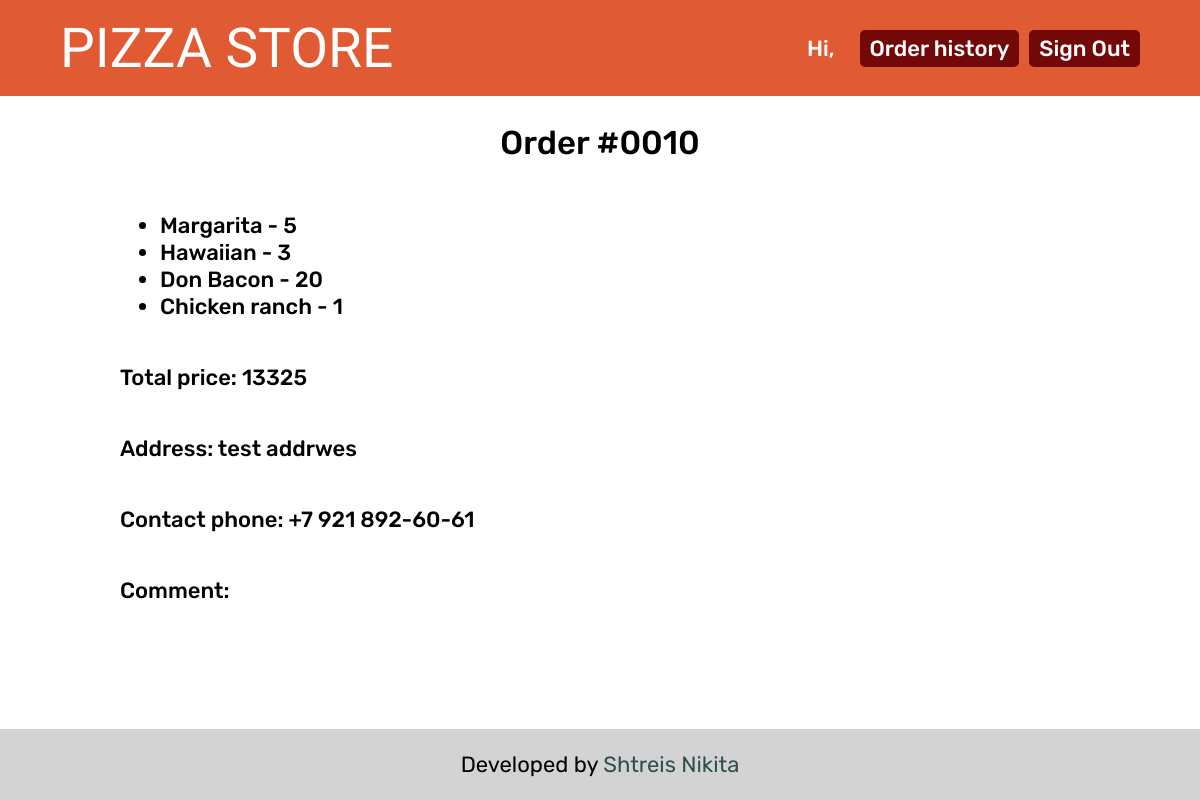
/orders/10 (signed in), run on the app's committed database.
### pizza_store_app/models.py (models this page shows, shortened)
class Order(models.Model):
    customer = models.ForeignKey(Customer, on_delete=models.CASCADE, verbose_name='Покупатель')
    date = models.DateTimeField(verbose_name='Дата', auto_now_add=True)
    address = models.TextField(verbose_name='Адрес доставки', max_length='1024')
    contact_phone = models.CharField(verbose_name='Контактный номер телефона', max_length=20)
    comment = models.TextField(verbose_name='Комментарий', max_length='1024')
    total_price = models.PositiveIntegerField(verbose_name='Итоговая цена в евро')
    class Meta:
        verbose_name = 'заказ'
        verbose_name_plural = 'заказы'

class OrderedItem(models.Model):
    order = models.ForeignKey(Order, on_delete=models.CASCADE, verbose_name='Заказ')
    product = models.ForeignKey(Product, on_delete=models.CASCADE, verbose_name='Продукт')
    quantity = models.PositiveIntegerField(verbose_name='Количество')
    price_per_item = models.PositiveIntegerField(verbose_name='Цена за шт.')
    class Meta:
        verbose_name = 'заказанный продукт'
        verbose_name_plural = 'заказанные продукты'

class Product(models.Model):
    name = models.CharField(verbose_name='Название', max_length=256)
    description = models.TextField(verbose_name='Описание', max_length=512)
    category = models.ForeignKey(Category, on_delete=models.SET_NULL, verbose_name='Категория продукта', null=True,
                                 blank=True)
    image = models.CharField(verbose_name='Файл с изображением', max_length=512)
    price = models.PositiveIntegerField(verbose_name='Цена в евро')
    class Meta:
        verbose_name = 'продукт'
        verbose_name_plural = 'продукты'

### pizza_store_app/views.py (the view)
# urls.py: path('orders/<int:order_id>', views.order_details, name='order_details'),
@login_required()
def order_details(request, order_id):
    order = get_object_or_404(Order, pk=order_id, customer=request.user.customer)
    context = {
        'cart_info': get_user_cart_info(request.user),
        'order': order,
    }
    return render(request, 'pizza_store_app/order_detail.html', context)

### pizza_store_app/views.py (called while the page is built)
def get_usd_price(eur_price):
    return round(eur_price / DOLLAR_TO_EURO_RATE, 2)

### pizza_store_app/templates/pizza_store_app/order_detail.html
{% extends 'base.html' %}
{% block content %}
    <h2>Order #{{ order.id | stringformat:"04d" }}</h2>
                        <ul>
                        {% for ordered_item in order.ordereditem_set.all %}
                            <li>{{ ordered_item.product.name }} - {{ ordered_item.quantity }}</li>
                        {% endfor %}
                    </ul>
    <p>Total price: {{ order.total_price }}</p>
    <p>Address: {{ order.address }}</p>
    <p>Contact phone: {{ order.contact_phone }}</p>
    <p>Comment: {{ order.comment }}</p>
{% endblock %}

### static/css/style.css (style rules this page uses)
:root { --orange: #e05b33; --darkorange: #ca4b26; --darkred: #720808; --darkorange-opacity: rgba(202, 75, 38, 0.85); }
html, body { height: 100%; }
body { display: grid; grid-template-areas: 'header' 'content' 'footer'; grid-template-rows: auto 1fr auto; margin: 0; font-family: 'Rubik', sans-serif; font-weight: 500; font-size: 22px; }
.page-main > * { grid-column: 2; }
h2 { text-align: center; font-weight: 500; }

### data on the page
Order: id "0010", total_price "13325", address "test addrwes", contact_phone "+7 921 892-60-61"
OrderedItem: product.name "Margarita", quantity "5"
OrderedItem: product.name "Hawaiian", quantity "3"
OrderedItem: product.name "Don Bacon", quantity "20"
OrderedItem: product.name "Chicken ranch", quantity "1"
